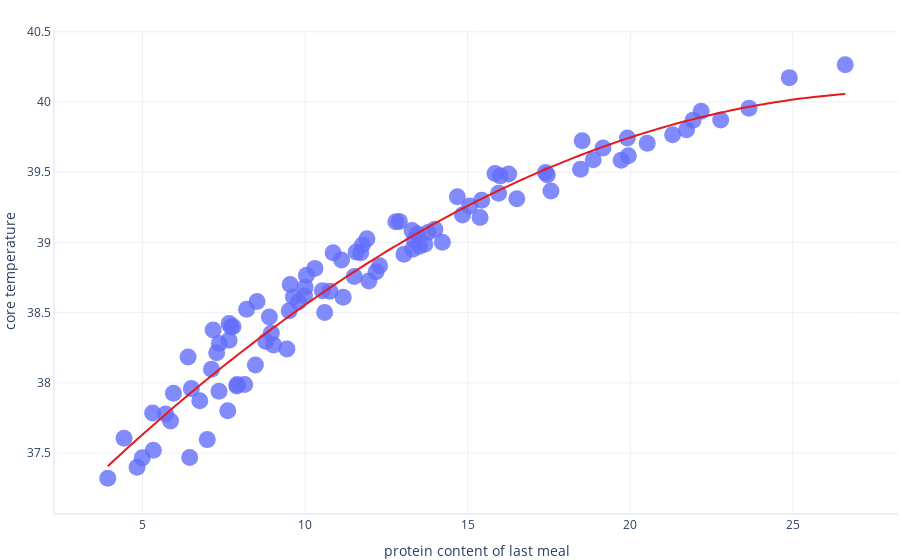

Notebook code for this chart:
### Code cell
# Perform polynomial regression. This method takes care of
# the entire fitting procedure for us.
polynomial_formula = "core_temperature ~ protein_content_of_last_meal + I(protein_content_of_last_meal**2)"
polynomial_model = smf.ols(formula = polynomial_formula, data = dataset).fit()

# Show a graph of the result
graphing.scatter_2D(dataset, label_x="protein_content_of_last_meal", 
                             label_y="core_temperature",
                             # Our trendline is the equation for the polynomial
                             trendline=lambda x: polynomial_model.params[2] * x**2 + polynomial_model.params[1] * x + polynomial_model.params[0])
